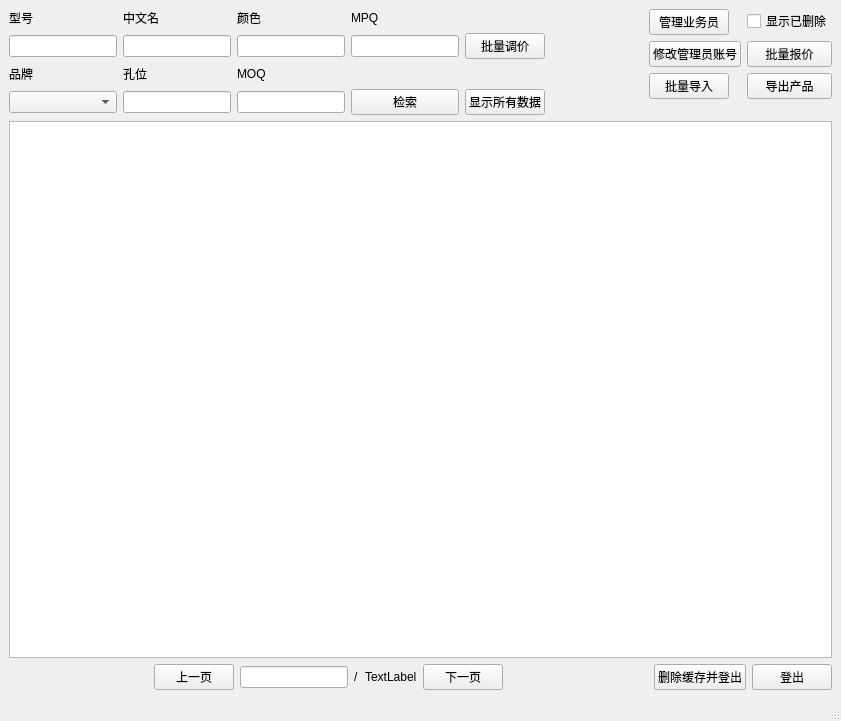
<?xml version="1.0" encoding="UTF-8"?>
<ui version="4.0">
 <class>MainWindow</class>
 <widget class="QMainWindow" name="MainWindow">
  <property name="geometry">
   <rect>
    <x>0</x>
    <y>0</y>
    <width>841</width>
    <height>721</height>
   </rect>
  </property>
  <property name="sizePolicy">
   <sizepolicy hsizetype="Preferred" vsizetype="Preferred">
    <horstretch>0</horstretch>
    <verstretch>0</verstretch>
   </sizepolicy>
  </property>
  <property name="windowTitle">
   <string>MainWindow</string>
  </property>
  <widget class="QWidget" name="centralwidget">
   <layout class="QGridLayout" name="gridLayout_3">
    <item row="4" column="0">
     <layout class="QHBoxLayout" name="horizontalLayout_2">
      <item>
       <spacer name="horizontalSpacer_2">
        <property name="orientation">
         <enum>Qt::Horizontal</enum>
        </property>
        <property name="sizeHint" stdset="0">
         <size>
          <width>40</width>
          <height>20</height>
         </size>
        </property>
       </spacer>
      </item>
      <item>
       <widget class="QPushButton" name="pB_PageUp">
        <property name="sizePolicy">
         <sizepolicy hsizetype="Preferred" vsizetype="Fixed">
          <horstretch>0</horstretch>
          <verstretch>0</verstretch>
         </sizepolicy>
        </property>
        <property name="text">
         <string>上一页</string>
        </property>
       </widget>
      </item>
      <item>
       <widget class="QLineEdit" name="lineEdit_currentPage">
        <property name="sizePolicy">
         <sizepolicy hsizetype="Fixed" vsizetype="Fixed">
          <horstretch>0</horstretch>
          <verstretch>0</verstretch>
         </sizepolicy>
        </property>
       </widget>
      </item>
      <item>
       <widget class="QLabel" name="label_8">
        <property name="text">
         <string>/</string>
        </property>
       </widget>
      </item>
      <item>
       <widget class="QLabel" name="label_totalPages">
        <property name="sizePolicy">
         <sizepolicy hsizetype="Preferred" vsizetype="Minimum">
          <horstretch>0</horstretch>
          <verstretch>0</verstretch>
         </sizepolicy>
        </property>
        <property name="text">
         <string>TextLabel</string>
        </property>
       </widget>
      </item>
      <item>
       <widget class="QPushButton" name="pB_PageOn">
        <property name="sizePolicy">
         <sizepolicy hsizetype="Preferred" vsizetype="Fixed">
          <horstretch>0</horstretch>
          <verstretch>0</verstretch>
         </sizepolicy>
        </property>
        <property name="text">
         <string>下一页</string>
        </property>
       </widget>
      </item>
      <item>
       <spacer name="horizontalSpacer_3">
        <property name="orientation">
         <enum>Qt::Horizontal</enum>
        </property>
        <property name="sizeHint" stdset="0">
         <size>
          <width>40</width>
          <height>20</height>
         </size>
        </property>
       </spacer>
      </item>
      <item>
       <widget class="QPushButton" name="pB_DeleteCache">
        <property name="text">
         <string>删除缓存并登出</string>
        </property>
       </widget>
      </item>
      <item>
       <widget class="QPushButton" name="pB_LogOut">
        <property name="text">
         <string>登出</string>
        </property>
       </widget>
      </item>
     </layout>
    </item>
    <item row="0" column="0">
     <layout class="QGridLayout" name="gridLayout_2">
      <item row="0" column="0">
       <layout class="QHBoxLayout" name="horizontalLayout">
        <item>
         <layout class="QGridLayout" name="gridLayout">
          <item row="3" column="2">
           <widget class="QLineEdit" name="lineEdit_MOQ">
            <property name="sizePolicy">
             <sizepolicy hsizetype="Preferred" vsizetype="Fixed">
              <horstretch>0</horstretch>
              <verstretch>0</verstretch>
             </sizepolicy>
            </property>
           </widget>
          </item>
          <item row="0" column="3">
           <widget class="QLabel" name="label_4">
            <property name="sizePolicy">
             <sizepolicy hsizetype="Preferred" vsizetype="Fixed">
              <horstretch>0</horstretch>
              <verstretch>0</verstretch>
             </sizepolicy>
            </property>
            <property name="text">
             <string>MPQ</string>
            </property>
           </widget>
          </item>
          <item row="1" column="1">
           <widget class="QLineEdit" name="lineEdit_name">
            <property name="sizePolicy">
             <sizepolicy hsizetype="Preferred" vsizetype="Fixed">
              <horstretch>0</horstretch>
              <verstretch>0</verstretch>
             </sizepolicy>
            </property>
           </widget>
          </item>
          <item row="2" column="0">
           <widget class="QLabel" name="label_5">
            <property name="sizePolicy">
             <sizepolicy hsizetype="Preferred" vsizetype="Fixed">
              <horstretch>0</horstretch>
              <verstretch>0</verstretch>
             </sizepolicy>
            </property>
            <property name="text">
             <string>品牌</string>
            </property>
           </widget>
          </item>
          <item row="0" column="1">
           <widget class="QLabel" name="label_2">
            <property name="sizePolicy">
             <sizepolicy hsizetype="Preferred" vsizetype="Fixed">
              <horstretch>0</horstretch>
              <verstretch>0</verstretch>
             </sizepolicy>
            </property>
            <property name="text">
             <string>中文名</string>
            </property>
           </widget>
          </item>
          <item row="3" column="0">
           <widget class="QComboBox" name="comboBox_brand"/>
          </item>
          <item row="0" column="2">
           <widget class="QLabel" name="label_3">
            <property name="sizePolicy">
             <sizepolicy hsizetype="Preferred" vsizetype="Fixed">
              <horstretch>0</horstretch>
              <verstretch>0</verstretch>
             </sizepolicy>
            </property>
            <property name="text">
             <string>颜色</string>
            </property>
           </widget>
          </item>
          <item row="1" column="0">
           <widget class="QLineEdit" name="lineEdit_type">
            <property name="sizePolicy">
             <sizepolicy hsizetype="Preferred" vsizetype="Fixed">
              <horstretch>0</horstretch>
              <verstretch>0</verstretch>
             </sizepolicy>
            </property>
           </widget>
          </item>
          <item row="1" column="2">
           <widget class="QLineEdit" name="lineEdit_color">
            <property name="sizePolicy">
             <sizepolicy hsizetype="Preferred" vsizetype="Fixed">
              <horstretch>0</horstretch>
              <verstretch>0</verstretch>
             </sizepolicy>
            </property>
           </widget>
          </item>
          <item row="2" column="2">
           <widget class="QLabel" name="label_7">
            <property name="sizePolicy">
             <sizepolicy hsizetype="Preferred" vsizetype="Fixed">
              <horstretch>0</horstretch>
              <verstretch>0</verstretch>
             </sizepolicy>
            </property>
            <property name="text">
             <string>MOQ</string>
            </property>
           </widget>
          </item>
          <item row="3" column="3">
           <widget class="QPushButton" name="pB_search">
            <property name="text">
             <string>检索</string>
            </property>
           </widget>
          </item>
          <item row="0" column="0">
           <widget class="QLabel" name="label">
            <property name="sizePolicy">
             <sizepolicy hsizetype="Preferred" vsizetype="Fixed">
              <horstretch>0</horstretch>
              <verstretch>0</verstretch>
             </sizepolicy>
            </property>
            <property name="text">
             <string>型号</string>
            </property>
           </widget>
          </item>
          <item row="2" column="1">
           <widget class="QLabel" name="label_6">
            <property name="sizePolicy">
             <sizepolicy hsizetype="Preferred" vsizetype="Fixed">
              <horstretch>0</horstretch>
              <verstretch>0</verstretch>
             </sizepolicy>
            </property>
            <property name="text">
             <string>孔位</string>
            </property>
           </widget>
          </item>
          <item row="3" column="1">
           <widget class="QLineEdit" name="lineEdit_hole">
            <property name="sizePolicy">
             <sizepolicy hsizetype="Preferred" vsizetype="Fixed">
              <horstretch>0</horstretch>
              <verstretch>0</verstretch>
             </sizepolicy>
            </property>
           </widget>
          </item>
          <item row="1" column="3">
           <widget class="QLineEdit" name="lineEdit_MPQ">
            <property name="sizePolicy">
             <sizepolicy hsizetype="Preferred" vsizetype="Fixed">
              <horstretch>0</horstretch>
              <verstretch>0</verstretch>
             </sizepolicy>
            </property>
           </widget>
          </item>
          <item row="3" column="4">
           <widget class="QPushButton" name="pushButton_showAll">
            <property name="text">
             <string>显示所有数据</string>
            </property>
           </widget>
          </item>
          <item row="1" column="4">
           <widget class="QPushButton" name="pushButton_adjustPrice">
            <property name="text">
             <string>批量调价</string>
            </property>
           </widget>
          </item>
         </layout>
        </item>
        <item>
         <layout class="QVBoxLayout" name="verticalLayout_2">
          <item>
           <spacer name="horizontalSpacer">
            <property name="orientation">
             <enum>Qt::Horizontal</enum>
            </property>
            <property name="sizeHint" stdset="0">
             <size>
              <width>40</width>
              <height>20</height>
             </size>
            </property>
           </spacer>
          </item>
         </layout>
        </item>
        <item>
         <layout class="QFormLayout" name="formLayout">
          <item row="0" column="0">
           <widget class="QPushButton" name="pB_manage">
            <property name="text">
             <string>管理业务员</string>
            </property>
           </widget>
          </item>
          <item row="0" column="1">
           <widget class="QCheckBox" name="cB_showDeleted">
            <property name="text">
             <string>显示已删除</string>
            </property>
           </widget>
          </item>
          <item row="1" column="0">
           <widget class="QPushButton" name="pB_editAdminPassword">
            <property name="text">
             <string>修改管理员账号</string>
            </property>
           </widget>
          </item>
          <item row="1" column="1">
           <widget class="QPushButton" name="pB_batchQuotation">
            <property name="text">
             <string>批量报价</string>
            </property>
           </widget>
          </item>
          <item row="2" column="0">
           <widget class="QPushButton" name="pB_batchImport">
            <property name="text">
             <string>批量导入</string>
            </property>
           </widget>
          </item>
          <item row="2" column="1">
           <widget class="QPushButton" name="pB_exportProduct">
            <property name="text">
             <string>导出产品</string>
            </property>
           </widget>
          </item>
         </layout>
        </item>
       </layout>
      </item>
     </layout>
    </item>
    <item row="1" column="0">
     <widget class="QTableView" name="tV_products">
      <property name="sizePolicy">
       <sizepolicy hsizetype="Preferred" vsizetype="Expanding">
        <horstretch>0</horstretch>
        <verstretch>0</verstretch>
       </sizepolicy>
      </property>
      <property name="sizeIncrement">
       <size>
        <width>0</width>
        <height>0</height>
       </size>
      </property>
     </widget>
    </item>
   </layout>
  </widget>
  <widget class="QMenuBar" name="menubar">
   <property name="geometry">
    <rect>
     <x>0</x>
     <y>0</y>
     <width>841</width>
     <height>23</height>
    </rect>
   </property>
  </widget>
  <widget class="QStatusBar" name="statusbar"/>
 </widget>
 <resources/>
 <connections/>
</ui>
